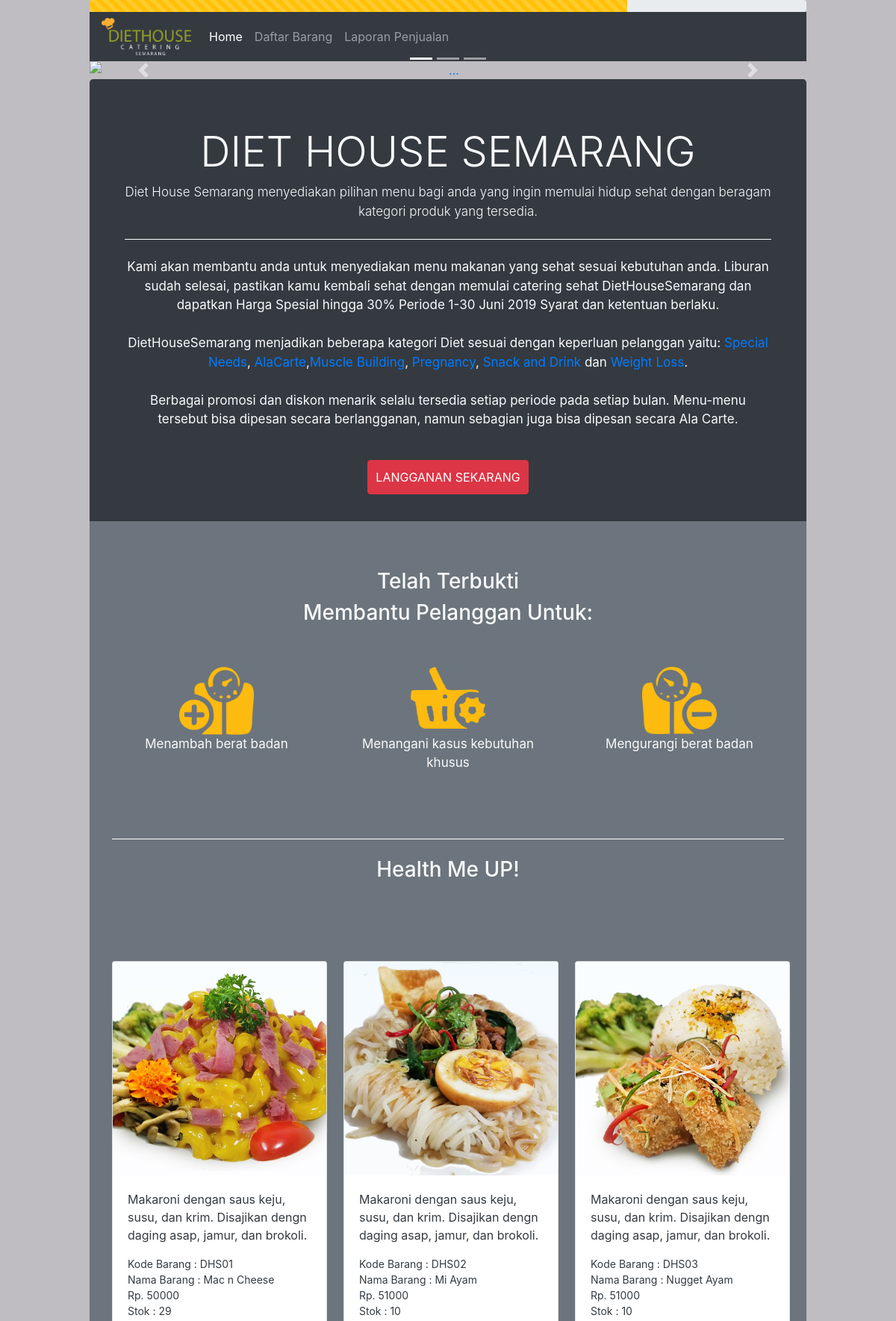
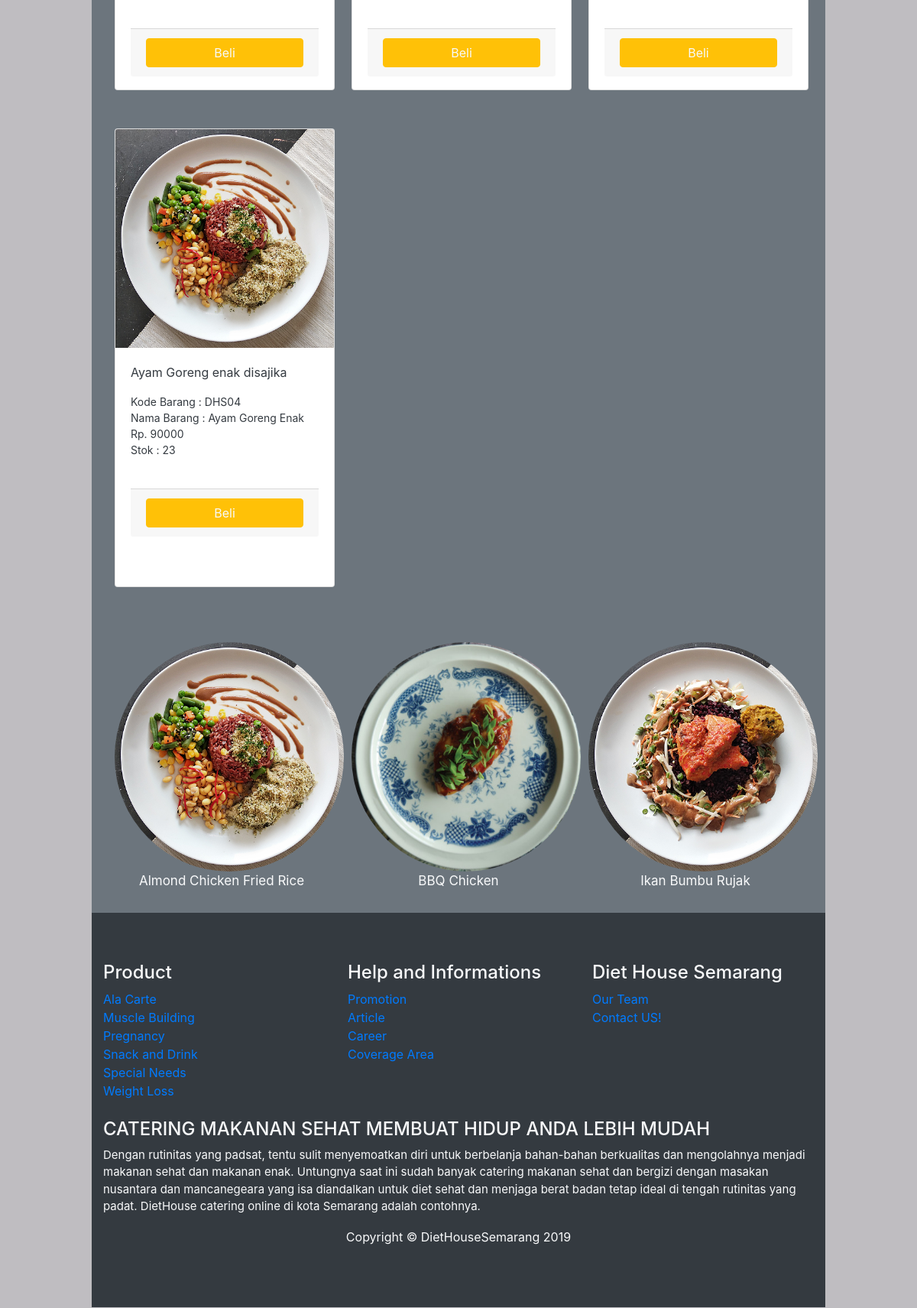
The page / (upper part) on the database its author committed (2 pictures, top to bottom).
### tables this page shows
CREATE TABLE IF NOT EXISTS `item` (
`id` int(11) NOT NULL,
  `kdbrg` varchar(250) DEFAULT NULL,
  `nmbrg` varchar(250) DEFAULT NULL,
  `stok` int(11) DEFAULT NULL,
  `harga` double DEFAULT NULL,
  `deskripsi` varchar(250) DEFAULT NULL,
  `gambar` varchar(250) DEFAULT NULL
);

### index.php (the view, shortened to what this page needs)
<?php
	include 'koneksi.php';
 ?>
<!doctype html>
<html lang="en">
  <head>
    <link rel="stylesheet" href="https://stackpath.bootstrapcdn.com/bootstrap/4.3.1/css/bootstrap.min.css">
    <link rel="stylesheet" type="text/css" href="css/bootstrap.min.css">
  </head>
  <body style="background-color: #BFBDC1; width: 80%; margin-right: auto; margin-left: auto;" class="text-center">
  <div class="progress">
  <div class="progress-bar progress-bar-striped bg-warning" role="progressbar" style="width: 75%" aria-valuenow="75" aria-valuemin="0" aria-valuemax="100"></div>
	</div>
  <nav class="navbar navbar-expand-lg navbar-dark bg-dark">
	  <a href="#"><img src="asset/img/LOGO.png" width="120px;" alt=""></a>
	  <div class="collapse navbar-collapse" id="navbarNav">
	    <ul class="navbar-nav">
	    	<li class="nav-item">
	    		<a href="" class="text-dark nav-link">     </a>
	    	</li>
	      <li class="nav-item active">
	        <a class="nav-link" href="#">Home <span class="sr-only">(current)</span></a>
	      </li>
		<li class="nav-item">
	        <a class="nav-link" href="page/admin.php">Daftar Barang</a>
	      </li>
	      <li class="nav-item">
	      	<a class="nav-link" href="page/laporanPenjualan.php">Laporan Penjualan</a>
	      </li>
	    </ul>
	  </div>
	</nav>
  <div id="carouselExampleIndicators" class="carousel slide" data-ride="carousel">
	  <ol class="carousel-indicators">
	    <li data-target="#carouselExampleIndicators" data-slide-to="0" class="active"></li>
	    <li data-target="#carouselExampleIndicators" data-slide-to="1"></li>
	    <li data-target="#carouselExampleIndicators" data-slide-to="2"></li>
	  </ol>
	  <div class="carousel-inner">
	    <div class="carousel-item active">
	    	<a href="page/akun.php">
	      	<img src="asset/img/slide001.png" class="d-block w-100" alt="...">
	    	</a>
	    </div>
	  </div>
	  <a class="carousel-control-prev" href="#carouselExampleIndicators" role="button" data-slide="prev">
	    <span class="carousel-control-prev-icon" aria-hidden="true"></span>
	  </a>
	  <a class="carousel-control-next" href="#carouselExampleIndicators" role="button" data-slide="next">
	    <span class="carousel-control-next-icon" aria-hidden="true"></span>
	  </a>
	</div>
    <div class="jumbotron bg-dark text-light">
    	<div class="container">
	  <h1 class="display-4">DIET HOUSE SEMARANG</h1>
	  <p class="lead" style="font-size: 17px;">Diet House Semarang menyediakan pilihan menu bagi anda yang ingin memulai hidup sehat dengan beragam kategori produk yang tersedia.</p>
	  <hr class="my-4" style="border-color: white;">
	  <p style="font-size: 17px;">Kami akan membantu anda untuk menyediakan menu makanan yang sehat sesuai kebutuhan anda.
	  Liburan sudah selesai, pastikan kamu kembali sehat dengan memulai catering sehat DietHouseSemarang dan dapatkan Harga Spesial hingga 30%
	  Periode 1-30 Juni 2019
	  Syarat dan ketentuan berlaku.
	  <br>
	  <br>
	  DietHouseSemarang menjadikan beberapa kategori Diet sesuai dengan keperluan pelanggan yaitu: <a href="page/specialNeeds.php">Special Needs</a>, <a href="page/alaCarte.php">AlaCarte</a>,<a href="page/muscleBuilding.php">Muscle Building</a>, <a href="page/pregnancy.php">Pregnancy</a>, <a href="page/snack.php">Snack and Drink</a> dan <a href="page/weightLoss.php">Weight Loss</a>.
		<br>
		<br>
	  Berbagai promosi dan diskon menarik selalu tersedia setiap periode pada setiap bulan. Menu-menu tersebut bisa dipesan secara berlangganan, namun sebagian juga bisa dipesan secara Ala Carte.
	  <br>
	  <br>
	  <center>
	  	<a href="page/akun.php" class="btn btn-danger" style="padding: 10px;">LANGGANAN SEKARANG</a>
	  </center>
	  <br>
	  </p>
	</div>
    	</div>
   	<div class="jumbotron jumbotron-fluid bg-secondary text-light" style="margin-top: -100px;">
	  <div class="container">
	    <h3>Telah Terbukti</h3>
	    <h3>Membantu Pelanggan Untuk:</h3>
	    <br>
	    <br>
	    <center>
	    	<div class="container">
	    	<div class="row">
	    		<div class="col-sm-4">
	    			<img src="asset/img/tambah.png" width="100px" alt="">
	    		</div>
	    		<div class="col-sm-4">
	    			<img src="asset/img/special.png" width="100px" alt="">
	    		</div>
	    		<div class="col-sm-4">
	    			<img src="asset/img/kurang.png" width="100px" alt="">
	    		</div>
	    	</div>
	    	<div class="row">
	    		<div class="col-sm-4">
	    			<p class="text-center" style="font-size: 17px;">Menambah berat badan</p>
	    		</div>
	    		<div class="col-sm-4">
	    			<p class="text-center" style="font-size: 17px;">Menangani kasus kebutuhan khusus</p>
	    		</div>
	    		<div class="col-sm-4">
	    			<p class="text-center" style="font-size: 17px;">Mengurangi berat badan</p>
	    	</div>
	    	</div>
		<br><br>
	  <hr class="my-4" style="border-color: white;">
			<h3>Health Me UP!</h3>
	  <br><br>
	    	<div class="row">
	    		<?php
	    			$query = "SELECT * FROM item";
	    			$sql = mysqli_query($koneksi,$query);
	    			while($data = mysqli_fetch_array($sql)){
	    				?>
						<div class="col-sm-4">
			    			<div class="card" style="width: 18rem; height: 600px;margin-top: 50px;">
							  <img src="asset/img/food/<?php echo $data['gambar'] ?>" class="card-img-top" alt="...">
							  <div class="card-body">
							    <p class="card-text text-dark text-left"><?php echo $data['deskripsi'] ?></p>
							    <p style="font-size: 14px;" class="text-dark text-left">
							    Kode Barang : <?php echo $data['kdbrg']; ?>
							    <br>
							    Nama Barang : <?php echo $data['nmbrg']; ?>
							    <br>
							    Rp. <?php echo $data['harga']; ?>
							    <br>
							    Stok : <?php echo $data['stok']; ?></p>
								<br>
							    <div class="card-footer">
							    <a href="" class="btn btn-warning text-light" style="padding-right: 25px; padding-left: 25px;width: 100%" data-toggle="modal" data-target="#modal-<?php echo $data['kdbrg'] ?>">Beli</a>
							    </div>
							</div>
			    			</div>
			    		</div>
	    				<?php
	    			}
	    		 ?>
	    	</div>
		<br><br><br>
		<div class="row">
			<div class="col-sm-4">
				<img src="asset/img/food/ayam.jpg" alt="" width="300px" class="rounded-circle">
			</div>
			<div class="col-sm-4">
				<img src="asset/img/food/bbq.jpg" alt="" width="300px" class="rounded-circle">
			</div>
			<div class="col-sm-4">
				<img src="asset/img/food/ikan.jpg" alt="" width="300px" class="rounded-circle">
			</div>
		</div>
		<div class="row">
			<div class="col-sm-4">
				<p class="text-center" style="font-size: 17px;">Almond Chicken Fried Rice</p>
			</div>
			<div class="col-sm-4">
				<p class="text-center" style="font-size: 17px;">BBQ Chicken</p>
			</div>
			<div class="col-sm-4">
				<p class="text-center" style="font-size: 17px;">Ikan Bumbu Rujak</p>
			</div>
		</div>
	    </center>
	</p></div></div></div></p>
    <div class="jumbotron jumbotron-fluid bg-dark text-left text-light" style="margin-top: -100px;">
	  <div class="container">
	    <div class="row">
	    	<div class="col-sm-4">
	    		<h4>Product</h4>
	    		<a href="page/alaCarte.php">Ala Carte</a>
	    		<br>
	    		<a href="page/muscleBuilding.php">Muscle Building</a>
	    		<br>
	    		<a href="page/pregnancy.php">Pregnancy</a>
	    		<br>
	    		<a href="page/Snack.php">Snack and Drink</a>
	    		<br>
	    		<a href="page/specialNeeds.php">Special Needs</a>
	    		<br>
	    		<a href="page/weightLoss.php">Weight Loss</a>
	    	</div>
	    	<div class="col-sm-4">
	    		<h4>Help and Informations</h4>
	    		<a href="promotions.php">Promotion</a>
	    		<br>
	    		<a href="articles.php">Article</a>
	    		<br>
	    		<a href="career.php">Career</a>
	    		<br>
	    		<a href="area.php">Coverage Area</a>
	    	</div>
	    	<div class="col-sm-4">
	    		<h4>Diet House Semarang</h4>
	    		<a href="team.php">Our Team</a>
	    		<br>
	    		<a href="contact.php">Contact US!</a>
	    	</div>
	    </div>
	    <br>
		  <h4>CATERING MAKANAN SEHAT MEMBUAT HIDUP ANDA LEBIH MUDAH</h4>
		  <p style="font-size: 15px;">Dengan rutinitas yang padsat, tentu sulit menyemoatkan diri untuk berbelanja bahan-bahan berkualitas dan mengolahnya menjadi makanan sehat dan makanan enak. Untungnya saat ini sudah banyak catering makanan sehat dan bergizi dengan masakan nusantara dan mancanegeara yang isa diandalkan untuk diet sehat dan menjaga berat badan tetap ideal di tengah rutinitas yang padat. DietHouse catering online di kota Semarang adalah contohnya.
		  </p>
		  <p class="text-center">Copyright &copy DietHouseSemarang 2019 </p>
	  </div>
	</div>
  </body>
</html>

### rows shown on the page
item: gambar (picture), deskripsi "Makaroni dengan saus keju, susu, dan krim. Disajikan dengn daging asap, jamur, dan brokoli.", kdbrg "DHS01", nmbrg "Mac n Cheese", harga "50000", stok "29"
item: gambar (picture), deskripsi "Makaroni dengan saus keju, susu, dan krim. Disajikan dengn daging asap, jamur, dan brokoli.", kdbrg "DHS02", nmbrg "Mi Ayam", harga "51000", stok "10"
item: gambar (picture), deskripsi "Makaroni dengan saus keju, susu, dan krim. Disajikan dengn daging asap, jamur, dan brokoli.", kdbrg "DHS03", nmbrg "Nugget Ayam", harga "51000", stok "10"
item: gambar (picture), deskripsi "Ayam Goreng enak disajika", kdbrg "DHS04", nmbrg "Ayam Goreng Enak", harga "90000", stok "23"
